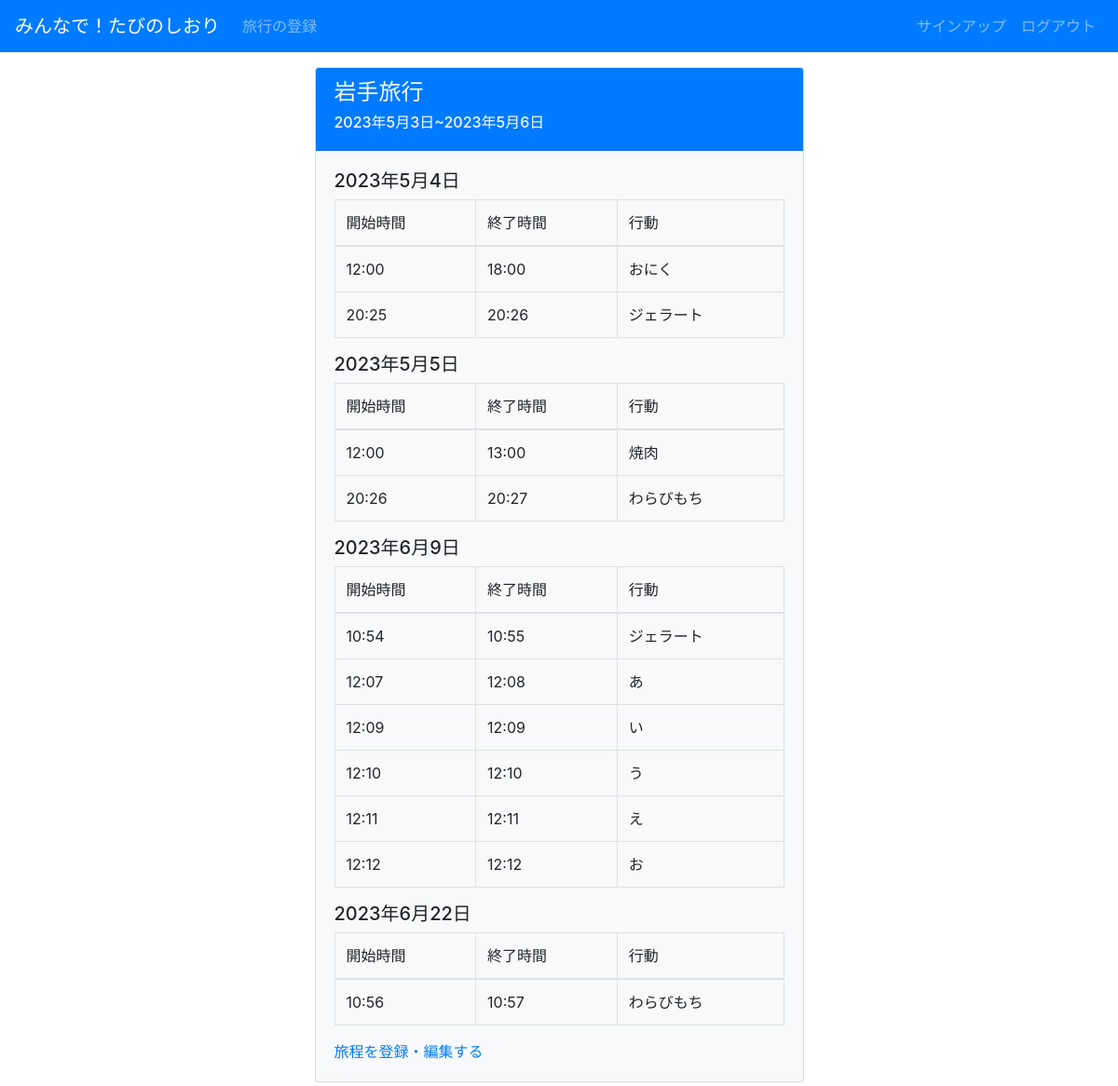
The app's page /itinerary/1/ (signed in) with its own data.
### tabinoshiori/models.py (models this page shows, shortened)
class Trip(models.Model):
    title = models.CharField(max_length=100, verbose_name="旅行タイトル")
    username = models.ForeignKey(User, on_delete=models.CASCADE, verbose_name="ユーザー", related_name='username_trip')
    start_date = models.DateField(verbose_name='出発日')
    end_date = models.DateField(verbose_name='帰宅日')
    comment = models.TextField(verbose_name='コメント')
    is_public = models.BooleanField(verbose_name="公開の可不可")

class Itinerary(models.Model):
    title = models.ForeignKey(Trip, on_delete=models.CASCADE, verbose_name="旅行タイトル", related_name="title_itinerary")
    username = models.ForeignKey(User, on_delete=models.CASCADE, verbose_name="ユーザー", related_name='username_itinerary')
    action = models.CharField(max_length=100, verbose_name="行動")
    date = models.DateField(verbose_name="日付")
    start_time = models.TimeField(verbose_name="開始時間")
    end_time = models.TimeField(verbose_name="終了時間")

### tabinoshiori/views.py (the view)
# urls.py: path('itinerary/<int:pk>/', views.ItineraryView, name='itinerary'),
@login_required
def ItineraryView(request, pk):
    user = request.user
    trip = Trip.objects.get(username__username=user.username, id=pk)
    start_date = trip.start_date
    end_date = trip.end_date
    itinerarys_list = []
    dates = Itinerary.objects.filter(username__username=user.username, title__title=trip.title).order_by("date").distinct().values_list("date", flat=True)
    for date in dates:
        itinerarys_list.append(Itinerary.objects.filter(username__username=user.username, title__title=trip.title, date=date).order_by("start_time"))
    '''
    date_list = []
    current_date = start_date
    while current_date <= end_date:
        date_list.append(current_date.strftime('%Y-%m-%d'))
        current_date += timedelta(days=1)
    '''
    context = {
        "title": trip.title,
        "id": trip.id,
        "itinerarys_list": itinerarys_list,
        "dates": dates,
        "start_date": start_date,
        "end_date": end_date,
    }
    return render(request, 'tabinoshiori/trip.html', context)

### templates/tabinoshiori/trip.html
{% extends "base.html" %}
{% block content %}
<div class='container'>
  <div class="col-md-6 offset-md-3">
    <div class='card mt-3 mb-3 bg-light'>
      <div class='card-header bg-primary text-light'>
        <h4>{{ title }}</h4>
        <h6>{{ start_date }}~{{ end_date }}</h6>
      </div>
      <div class='card-body'>
        {% for itinerarys in itinerarys_list %}
        <h5>{{ dates|slice:forloop.counter|last }}</h5>
        <table class="table table-bordered border-primary">
          <thead>
            <tr>
              <td>
                開始時間
              </td>
              <td>
                終了時間
              </td>
              <td>
                行動
              </td>
            </tr>
          </thead>
          <tbody>
            {% for itinerary in itinerarys %}
            <tr>
              <td>
                {{ itinerary.start_time }}
              </td>
              <td>
                {{ itinerary.end_time }}
              </td>
              <td>
                {{ itinerary.action }}
              </td>
            </tr>
            {% endfor %}
          </tbody>
        </table>
        {% endfor %}
        <a href="{% url 'tabinoshiori:registeritinerary' pk=id %}">旅程を登録・編集する</a>
      </div>
    </div>
  </div>
</div>
{% endblock %}

### records on screen
Trip: title "岩手旅行", start_date "2023年5月3日", end_date "2023年5月6日"
Itinerary: start_time "12:00", end_time "18:00", action "おにく"
Itinerary: start_time "20:25", end_time "20:26", action "ジェラート"
Itinerary: start_time "12:00", end_time "13:00", action "焼肉"
Itinerary: start_time "20:26", end_time "20:27", action "わらびもち"
Itinerary: start_time "10:54", end_time "10:55", action "ジェラート"
Itinerary: start_time "12:07", end_time "12:08", action "あ"
Itinerary: start_time "12:09", end_time "12:09", action "い"
Itinerary: start_time "12:10", end_time "12:10", action "う"
Itinerary: start_time "12:11", end_time "12:11", action "え"
Itinerary: start_time "12:12", end_time "12:12", action "お"
Itinerary: start_time "10:56", end_time "10:57", action "わらびもち"

### other values on screen
{{ dates|slice:forloop.counter|last }} "2023年5月4日" "2023年5月5日" "2023年6月9日" "2023年6月22日"
